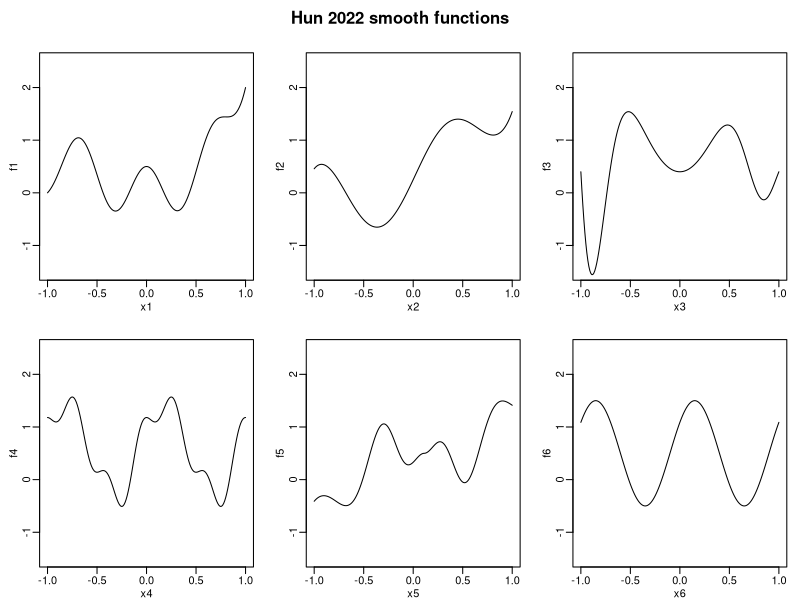

Here is the R script that generated this plot:
xrange = c(-1, 1)
ylim = c(-2, 2)

gressani1 = function(x){
  0.5 * (2*x^5 + 3*x^2 + cos(3*pi*x) - 1)
}
gressani2 = function(x){
  1.3 * x^5 + sin(4*x) + 0.75*x^2 - 0.25
}

gressani4 = function(x){
  exp(-x^3) * sin(2*pi*x^2) - 0.1
}



# hun1 = function(x){
#   x = (x-0.05) *0.72
#   -0.8*(0.5*x^4 + 1/2*x^2 + sin(3*pi*x * (log1p(abs(x*2)-0.3)))* exp(x)/1.2 - 1) - 0.7
# }

hun2 = function(x){
  x = x * 0.9
  x = (x-0.1) * 0.9
  2 * sin(5*pi*x * cos(x)) * log1p(abs(x)) + x^5/4
}

gressani6 = function(x){
  1.3 * (0.1 * sin(2*pi*x)^2 + 0.2 * cos(2*pi*x)^2 + 0.3 * sin(2*pi*x)^3 +
           0.4 * cos(2*pi*x)^3 + 0.5 * sin(2*pi*x)^3) - 0.1
}
hun3 = function(x){
  x = x + 0.1
  sin(2*pi*x)
}

functions = list(f1 = function(x)gressani1(x)+1/2,
                 f2 = function(x)gressani2(x)+1/2,
                 f3 = function(x)gressani4(x)+1/2,
                 f4 = function(x)gressani6(x)+1/2,
                 # f5 = function(x)hun1(x)+1,
                 f6 = function(x)hun2(x)+1/2,
                 f7 = function(x) hun3(x) + 1/2)

par(mfrow=c(2,3))
par(mar=c(2.5, 3, 2, 1), mgp=c(1.5,0.5,0), oma = c(0,0,2,0))
xp = seq(-1, 1, length = 200)
for(i in 1:length(functions)){
  plot(xp, functions[[i]](xp), type="l", ylim = c(-2, 2)+1/2,
       xlab = paste0("x", i), ylab = paste0("f", i))
}
mtext("Hun 2022 smooth functions", outer=T, font=2)




##
# par(mfrow=c(1,3))
# par(mar=c(2.5, 3, 2, 1), mgp=c(1.5,0.5,0), oma = c(0,0,0,0))
# y = x = seq(-1, 1, length = 100)
# z = outer(x, y, function(x, y) gressani2(x) + hun3(y))
# plot(x, gressani2(x), type = "l", main = "f1", ylab="", ylim = ylim)
# plot(y, hun3(y), type = "l", main = "f2", ylab= "", ylim = ylim)
# persp(x, y, z, theta= 45, phi =40, expand = 1, col = "lightblue", border = NA, shade = 0.5, ltheta = 30,
#       main = "f1 + f2")


















